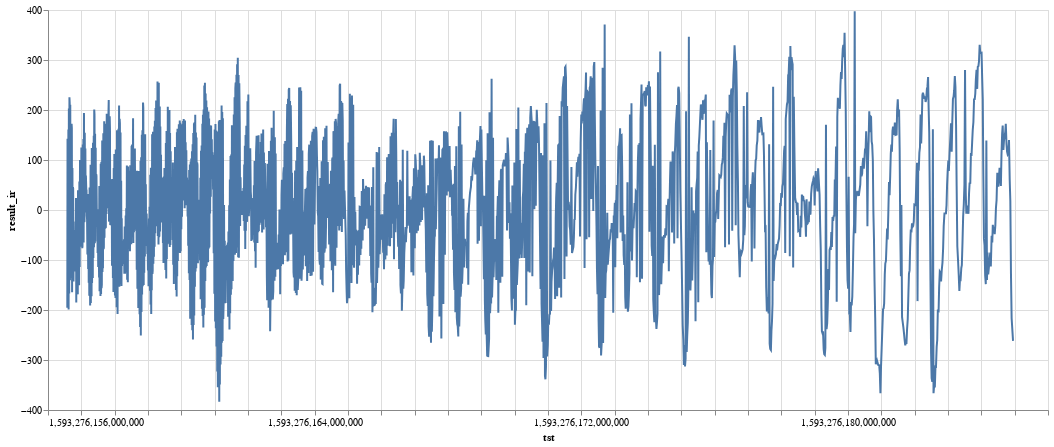

Notebook code cell kept with this figure:
### Code cell
data = raw_data_hr[2000:4000]
alt.Chart(data).mark_line().encode(
    x='tst',
    y='result_ir',
).properties(
    width=1000,
    height=400
)

### Figure 1 — Vega-Lite specification as saved in the notebook (floating-point values rounded to 4 significant figures; data arrays with more than 128 entries replaced by an {"elided": "..."} marker saying what was removed)
{"config": {"view": {"continuousWidth": 400, "continuousHeight": 300}}, "data": {"name": "data-f5e14941ca130dd4fe2962bceea7c364"}, "mark": "line", "encoding": {"x": {"type": "quantitative", "field": "tst"}, "y": {"type": "quantitative", "field": "result_ir"}}, "height": 400, "width": 1000, "$schema": "https://vega.github.io/schema/vega-lite/v4.8.1.json", "datasets": {"data-f5e14941ca130dd4fe2962bceea7c364": {"elided": "2000 records"}}}
